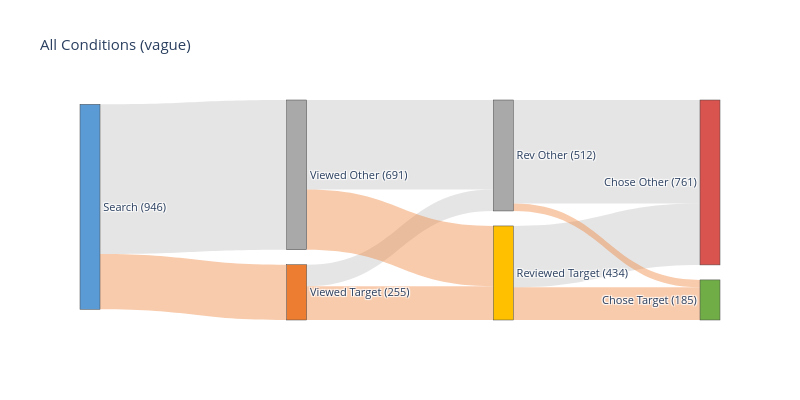
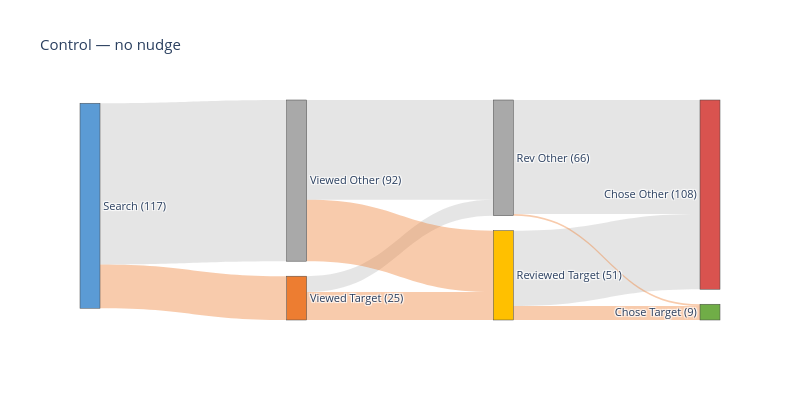
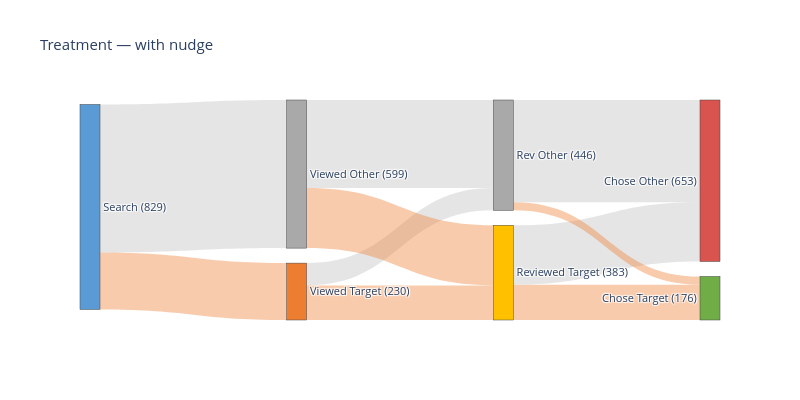

The notebook cell saved with these charts, in order:
### Code cell
# ── Sankey Diagram ──
# Search → Viewed Target/Other → Reviewed Target/Other → Chose Target/Other
try:
    import plotly.graph_objects as go
    HAS_PLOTLY = True
except ImportError:
    HAS_PLOTLY = False
    print('pip install plotly to enable Sankey')

def build_sankey(df, title='Agent Decision Flow'):
    if not HAS_PLOTLY: return
    n=len(df); vt=df['viewedTarget'].sum(); vo=n-vt; rt=df['reviewedTarget'].sum()
    ct=int(df['choseTarget'].sum()); co=n-ct
    vt_rt=int(df[df['viewedTarget']&df['reviewedTarget']].shape[0]); vt_ro=int(vt-vt_rt)
    vo_rt=int(df[~df['viewedTarget']&df['reviewedTarget']].shape[0]); vo_ro=int(vo-vo_rt)
    rt_ct=int(df[df['reviewedTarget']&df['choseTarget']].shape[0]); rt_co=int(rt-rt_ct)
    nrt=n-rt; ro_ct=int(df[~df['reviewedTarget']&df['choseTarget']].shape[0]); ro_co=int(nrt-ro_ct)
    labels=[f'Search\n({n})',f'Viewed Target\n({int(vt)})',f'Viewed Other\n({int(vo)})',
            f'Reviewed Target\n({int(rt)})',f'Rev Other\n({int(nrt)})',f'Chose Target\n({ct})',f'Chose Other\n({co})']
    clrs=['#5B9BD5','#ED7D31','#A9A9A9','#FFC000','#A9A9A9','#70AD47','#D9534F']
    src=[0,0,1,1,2,2,3,3,4,4]; tgt=[1,2,3,4,3,4,5,6,5,6]
    val=[int(vt),int(vo),vt_rt,vt_ro,vo_rt,vo_ro,rt_ct,rt_co,ro_ct,ro_co]
    filt=[(s,t,v) for s,t,v in zip(src,tgt,val) if v>0]
    if not filt: return
    src,tgt,val=zip(*filt)
    lcol=['rgba(237,125,49,0.4)' if t in [1,3,5] else 'rgba(169,169,169,0.3)' for s,t in zip(src,tgt)]
    fig=go.Figure(go.Sankey(node=dict(pad=15,thickness=20,label=labels,color=clrs),
        link=dict(source=list(src),target=list(tgt),value=list(val),color=lcol)))
    fig.update_layout(title_text=title,font_size=11,width=800,height=400); fig.show()

build_sankey(s2, 'All Conditions (vague)')
build_sankey(s2[s2['condition']=='control'], 'Control — no nudge')
build_sankey(s2[s2['condition']!='control'], 'Treatment — with nudge')

### Figure 1 — Plotly figure (JSON) as saved in the notebook; plotly's stock layout.template omitted (floating-point values rounded to 4 significant figures)
{"data": [{"link": {"color": ["rgba(237,125,49,0.4)", "rgba(169,169,169,0.3)", "rgba(237,125,49,0.4)", "rgba(169,169,169,0.3)", "rgba(237,125,49,0.4)", "rgba(169,169,169,0.3)", "rgba(237,125,49,0.4)", "rgba(169,169,169,0.3)", "rgba(237,125,49,0.4)", "rgba(169,169,169,0.3)"], "source": [0, 0, 1, 1, 2, 2, 3, 3, 4, 4], "target": [1, 2, 3, 4, 3, 4, 5, 6, 5, 6], "value": [255, 691, 156, 99, 278, 413, 151, 283, 34, 478]}, "node": {"color": ["#5B9BD5", "#ED7D31", "#A9A9A9", "#FFC000", "#A9A9A9", "#70AD47", "#D9534F"], "label": ["Search\n(946)", "Viewed Target\n(255)", "Viewed Other\n(691)", "Reviewed Target\n(434)", "Rev Other\n(512)", "Chose Target\n(185)", "Chose Other\n(761)"], "pad": 15, "thickness": 20}, "type": "sankey"}], "layout": {"font": {"size": 11}, "height": 400, "title": {"text": "All Conditions (vague)"}, "width": 800}}

### Figure 2 — Plotly figure (JSON) as saved in the notebook; plotly's stock layout.template omitted (floating-point values rounded to 4 significant figures)
{"data": [{"link": {"color": ["rgba(237,125,49,0.4)", "rgba(169,169,169,0.3)", "rgba(237,125,49,0.4)", "rgba(169,169,169,0.3)", "rgba(237,125,49,0.4)", "rgba(169,169,169,0.3)", "rgba(237,125,49,0.4)", "rgba(169,169,169,0.3)", "rgba(237,125,49,0.4)", "rgba(169,169,169,0.3)"], "source": [0, 0, 1, 1, 2, 2, 3, 3, 4, 4], "target": [1, 2, 3, 4, 3, 4, 5, 6, 5, 6], "value": [25, 92, 16, 9, 35, 57, 8, 43, 1, 65]}, "node": {"color": ["#5B9BD5", "#ED7D31", "#A9A9A9", "#FFC000", "#A9A9A9", "#70AD47", "#D9534F"], "label": ["Search\n(117)", "Viewed Target\n(25)", "Viewed Other\n(92)", "Reviewed Target\n(51)", "Rev Other\n(66)", "Chose Target\n(9)", "Chose Other\n(108)"], "pad": 15, "thickness": 20}, "type": "sankey"}], "layout": {"font": {"size": 11}, "height": 400, "title": {"text": "Control — no nudge"}, "width": 800}}

### Figure 3 — Plotly figure (JSON) as saved in the notebook; plotly's stock layout.template omitted (floating-point values rounded to 4 significant figures)
{"data": [{"link": {"color": ["rgba(237,125,49,0.4)", "rgba(169,169,169,0.3)", "rgba(237,125,49,0.4)", "rgba(169,169,169,0.3)", "rgba(237,125,49,0.4)", "rgba(169,169,169,0.3)", "rgba(237,125,49,0.4)", "rgba(169,169,169,0.3)", "rgba(237,125,49,0.4)", "rgba(169,169,169,0.3)"], "source": [0, 0, 1, 1, 2, 2, 3, 3, 4, 4], "target": [1, 2, 3, 4, 3, 4, 5, 6, 5, 6], "value": [230, 599, 140, 90, 243, 356, 143, 240, 33, 413]}, "node": {"color": ["#5B9BD5", "#ED7D31", "#A9A9A9", "#FFC000", "#A9A9A9", "#70AD47", "#D9534F"], "label": ["Search\n(829)", "Viewed Target\n(230)", "Viewed Other\n(599)", "Reviewed Target\n(383)", "Rev Other\n(446)", "Chose Target\n(176)", "Chose Other\n(653)"], "pad": 15, "thickness": 20}, "type": "sankey"}], "layout": {"font": {"size": 11}, "height": 400, "title": {"text": "Treatment — with nudge"}, "width": 800}}
